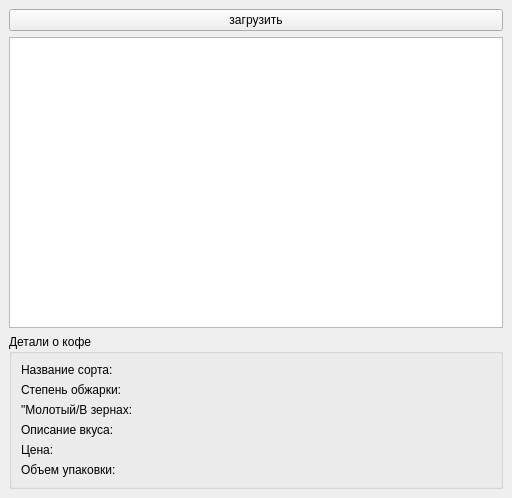
<?xml version="1.0" encoding="UTF-8"?>
<ui version="4.0">
 <class>MainWindow</class>
 <widget class="QMainWindow" name="MainWindow">
  <property name="geometry">
   <rect>
    <x>0</x>
    <y>0</y>
    <width>512</width>
    <height>498</height>
   </rect>
  </property>
  <property name="windowTitle">
   <string>MainWindow</string>
  </property>
  <widget class="QWidget" name="centralwidget">
   <layout class="QVBoxLayout" name="verticalLayout">
    <item>
     <widget class="QPushButton" name="loadButton">
      <property name="text">
       <string>загрузить</string>
      </property>
     </widget>
    </item>
    <item>
     <widget class="QListWidget" name="coffee_list"/>
    </item>
    <item>
     <widget class="QGroupBox" name="groupBox">
      <property name="title">
       <string>Детали о кофе</string>
      </property>
      <layout class="QVBoxLayout" name="verticalLayout_2">
       <item>
        <widget class="QLabel" name="nameLabel">
         <property name="text">
          <string>Название сорта: </string>
         </property>
        </widget>
       </item>
       <item>
        <widget class="QLabel" name="roastLabel">
         <property name="text">
          <string>Степень обжарки:</string>
         </property>
        </widget>
       </item>
       <item>
        <widget class="QLabel" name="groundLabel">
         <property name="text">
          <string>&quot;Молотый/В зернах: </string>
         </property>
        </widget>
       </item>
       <item>
        <widget class="QLabel" name="flavorLabel">
         <property name="text">
          <string>Описание вкуса:</string>
         </property>
        </widget>
       </item>
       <item>
        <widget class="QLabel" name="priceLabel">
         <property name="text">
          <string>Цена: </string>
         </property>
        </widget>
       </item>
       <item>
        <widget class="QLabel" name="volumeLabel">
         <property name="text">
          <string>Объем упаковки:</string>
         </property>
        </widget>
       </item>
      </layout>
     </widget>
    </item>
   </layout>
  </widget>
  <widget class="QMenuBar" name="menubar">
   <property name="geometry">
    <rect>
     <x>0</x>
     <y>0</y>
     <width>512</width>
     <height>21</height>
    </rect>
   </property>
  </widget>
 </widget>
 <resources/>
 <connections/>
</ui>
